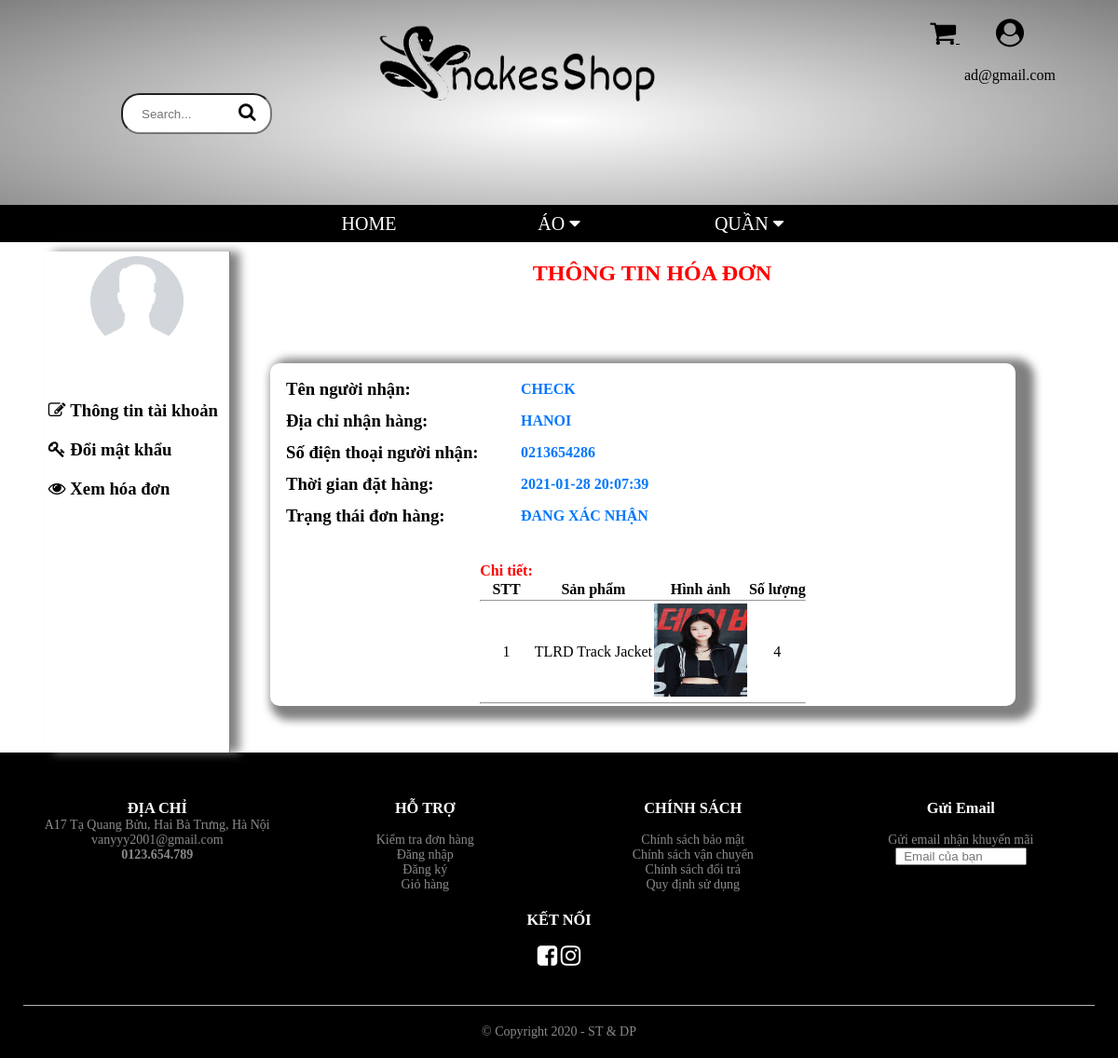
The app's page /user/order/detail.php?id=29 (signed in) with its own data.
### tables this page shows
CREATE TABLE `bill` (
  `id_bill` int(11) NOT NULL,
  `id_user` int(11) DEFAULT NULL,
  `time_buy` datetime DEFAULT NULL,
  `name_user` varchar(100) DEFAULT NULL,
  `phone_number_user` varchar(100) DEFAULT NULL,
  `address_user` varchar(200) DEFAULT NULL,
  `price` float DEFAULT NULL,
  `status` tinyint(4) DEFAULT NULL
);

CREATE TABLE `detail_bill` (
  `id_bill` int(11) NOT NULL,
  `id_products` int(11) NOT NULL,
  `amount` int(11) DEFAULT NULL,
  `price` float DEFAULT NULL
);

CREATE TABLE `products` (
  `id_products` int(11) NOT NULL,
  `name` varchar(100) DEFAULT NULL,
  `price` float DEFAULT NULL,
  `image` varchar(255) DEFAULT NULL,
  `description` varchar(255) DEFAULT NULL,
  `amount` int(11) DEFAULT NULL,
  `id_category` int(11) DEFAULT NULL,
  `brand` varchar(100) DEFAULT NULL
);

### user/order/detail.php (the view, shortened to what this page needs)
<!DOCTYPE html>
<html>
<head>
	<link rel="stylesheet" href="../../style_test.css">
    <link href="https://stackpath.bootstrapcdn.com/font-awesome/4.7.0/css/font-awesome.min.css" rel="stylesheet">
</head>
<body>
	<header>
		<?php include("../../header.php"); ?>
	</header>
<?php
    $con = mysqli_connect("localhost","root","","pj1");
    if(isset($_GET["id"])){
        $id = $_GET["id"];
    }
    $bill = "SELECT * FROM bill WHERE id_bill = ".$id;
    $resultBill = mysqli_query($con , $bill);
    if($resultBill != null){
        $info = mysqli_fetch_assoc($resultBill);
    }
    $detailbill = "SELECT detail_bill.id_bill,detail_bill.amount,detail_bill.price,products.image,products.name FROM detail_bill JOIN products ON detail_bill.id_products = products.id_products WHERE id_bill = ".$id;
    $result = mysqli_query($con , $detailbill);
?>
    <div class="container">
        <div class="row">
            <div class="col-lg-1">
                <?php include("../nav.php"); ?>
            </div>
            <div class="col-lg-2">
                <div class="small-container">
                    <div class="row" style="height: 100px;">
                        <h2 style="text-align: center; color: red; text-transform: uppercase;">Thông tin hóa đơn</h2>
                    </div>
                    <div class="row">
                        <div class="col">
                            <div class="detail_bill">
                                <table class="info_cus_bill">
                                    <tr>
                                        <td><h3>Tên người nhận:</h3></td>
                                        <td><h4><?php echo $info["name_user"]; ?></h4></td>
                                    </tr>
                                    <tr>
                                        <td><h3>Địa chỉ nhận hàng:</h3></td>
                                        <td><h4><?php echo $info["address_user"]; ?></h4></td>
                                    </tr>
                                    <tr>
                                        <td><h3>Số điện thoại người nhận:</h3></td>
                                        <td><h4><?php echo $info["phone_number_user"]; ?></h4></td>
                                    </tr>
                                    <tr>
                                        <td><h3>Thời gian đặt hàng:</h3></td>
                                        <td><h4><?php echo $info["time_buy"]; ?></h4></td>
                                    </tr>
                                    <tr>
                                        <td><h3>Trạng thái đơn hàng:</h3></td>
                                        <td>
                                            <h4>
                                                <?php
                                                    if($info["status"] == 0){
                                                        echo "Đang xác nhận";
                                                ?>
                                                <?php
                                                    }elseif($info["status"] == 1){
                                                        echo "Đã xác nhận";
                                                ?>
                                                <?php
                                                    }elseif($info["status"] == 2){
                                                        echo "Đã hủy";
                                                ?>
                                                <?php
                                                    }
                                                ?>
                                            </h4>
                                        </td>
                                    </tr>
                                </table>
                                <table class="note_bill">
                                    <tr style="color: red;">
                                        <th>Chi tiết:</th>
                                    </tr>
                                    <tr>
                                        <th>STT</th>
                                        <th>Sản phẩm</th>
                                        <th>Hình ảnh</th>
                                        <th>Số lượng</th>
                                    </tr>
                                    <tr>
                                        <td colspan="4"><hr></td>
                                    </tr>
                                    <?php
                                        $index = 1;
                                        if($result != null){
                                    while($detail = mysqli_fetch_array($result) ) { ?>
                                            <tr>
                                                <td><?php echo $index++ ?></td>
                                                <td>
                                                    <?php
                                                        echo $detail["name"];
                                                    ?>
                                                </td>
                                                <td>
                                                    <img src="../../upload/<?php echo $detail["image"] ?>" alt="" style="width: 100px; height: 100px">
                                                </td>
                                                <td><?php echo $detail["amount"] ?></td>
                                            </tr>
                                            <tr>
                                                <td colspan="4"><hr></td>
                                            </tr>
                                    <?php } } ?>
                                </table>
                            </div>
                        </div>
                    </div>
                </div>
            </div>
        </div>
    </div>
    <?php
        include("../../footer.php");
    ?>
</body>
</html>

### style_test.css (style rules this page uses)
* { margin: 0; padding: 0; box-sizing: border-box; }
.col-lg-2 .small-container { min-height: 500px; }
.col-lg-2 .small-container .row .col { margin-right: 5px; padding-bottom:50px; padding-right:15px; }
.container { max-width: 1400px; margin: auto; padding-left: 25px; padding-right: 25px; }
.row { display: flex; flex-wrap: wrap; justify-content: space-around; margin-top: 10px; }
.col-lg-2 .small-container .row .col .detail_bill { width: 100%; min-width: 800px; box-shadow: 10px 5px 10px 10px gray; border-radius: 10px }
.col-lg-2 .small-container .row .col .detail_bill .info_cus_bill { padding: 10px; margin-bottom: 20px; }
.col-lg-2 .small-container .row .col .detail_bill .info_cus_bill tr td { padding: 5px; width: 250px; }
.col-lg-2 .small-container .row .col .detail_bill .info_cus_bill h4 { color: #0377fc; text-transform: uppercase; }
.col-lg-2 .small-container .row .col .detail_bill .note_bill { text-align: center; margin:auto; padding:auto; }

### records on screen
bill: name_user "CHECK", address_user "HANOI", phone_number_user "0213654286", time_buy "2021-01-28 20:07:39"
detail_bill: id_products.name "TLRD Track Jacket", id_products.image (picture), amount "4"

### other values on screen
$email "ad@gmail.com"
